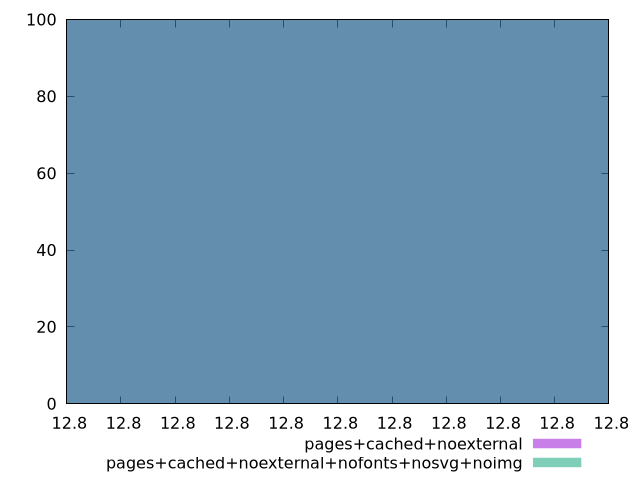

Generate this figure with gnuplot:
$_pagesCachedNoexternal <<EOF
12.80000000000001 100
EOF
$_pagesCachedNoexternalNofontsNosvgNoimg <<EOF
12.80000000000001 100
EOF
set key outside below
set terminal pngcairo
set output "report_00006_2020-11-02T20-21-41.718Z/estimated-input-latency/estimated-input-latency_pages+cached+noexternal_pages+cached+noexternal+nofonts+nosvg+noimg+hist.png"
set boxwidth 1.7983939046234355e-14
set style fill transparent solid 0.5 noborder
set yrange [0:100]
plot $_pagesCachedNoexternal title "pages+cached+noexternal" with boxes ,$_pagesCachedNoexternalNofontsNosvgNoimg title "pages+cached+noexternal+nofonts+nosvg+noimg" with boxes ,
